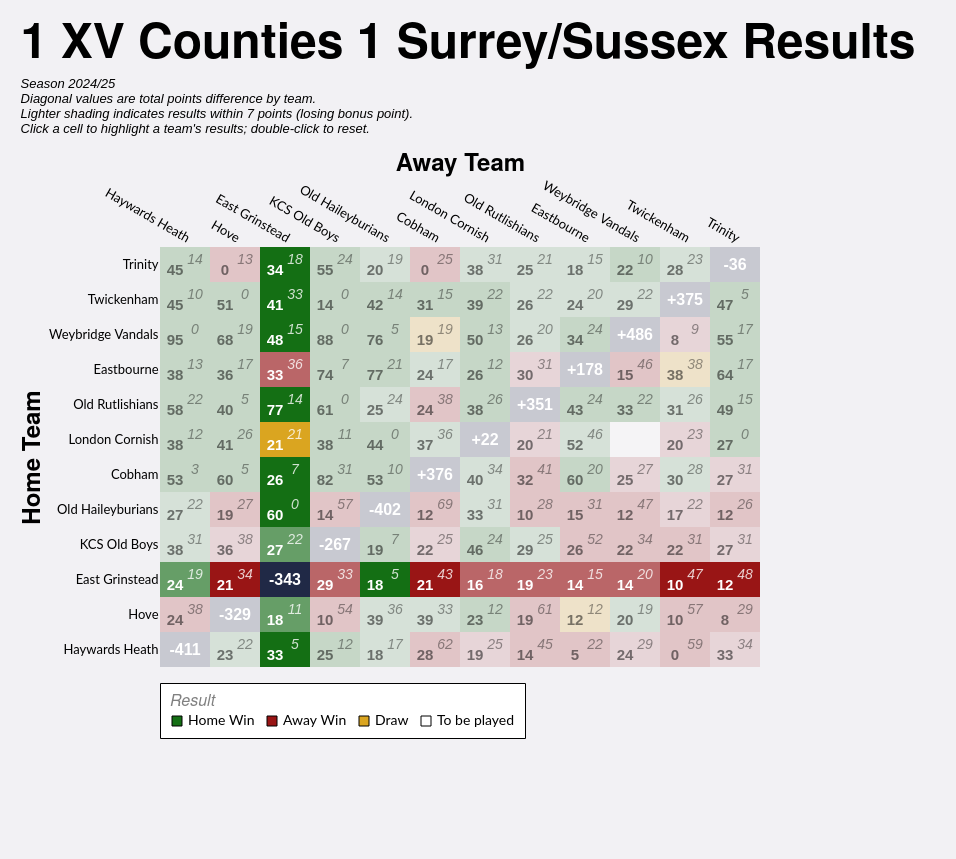

Describe this chart as a Vega-Lite specification.
### Vega-Lite specification from a JSON file in a GitHub repository (floating-point values rounded to 4 significant figures; data arrays with more than 128 entries replaced by an {"elided": "..."} marker saying what was removed)
{"config": {"axis": {"labelFont": "Lato, sans-serif", "titleFont": "PT Sans Narrow, Helvetica Neue, Helvetica, Arial, sans-serif", "labelFontSize": 13, "titleFontSize": 24, "gridColor": "#202947", "gridOpacity": 0.2}, "header": {"labelFont": "PT Sans Narrow, Helvetica Neue, Helvetica, Arial, sans-serif", "titleFont": "PT Sans Narrow, Helvetica Neue, Helvetica, Arial, sans-serif", "labelFontSize": 24, "titleFontSize": 28, "labelFontWeight": "bold", "orient": "left"}, "legend": {"labelFont": "Lato, sans-serif", "titleFont": "PT Sans Narrow, Helvetica Neue, Helvetica, Arial, sans-serif", "labelFontSize": 14, "titleFontSize": 16, "titlePadding": 5, "fillColor": "white", "strokeColor": "black", "padding": 10, "titleFontWeight": "lighter", "titleFontStyle": "italic", "titleColor": "gray", "offset": 10}, "title": {"font": "PT Sans Narrow, Helvetica Neue, Helvetica, Arial, sans-serif", "fontSize": 48, "fontWeight": "bold", "anchor": "start", "align": "center", "titlePadding": 20, "subtitlePadding": 10, "subtitleFontSize": 13, "subtitleColor": "", "subtitleFontStyle": "italic", "offset": 15, "color": "black"}, "axisX": {"labelAngle": 0}, "facet": {"title": null, "header": null, "align": {"row": "each", "column": "each"}}, "resolve": {"scale": {"y": "independent", "facet": "independent"}}, "background": "#f2f1f4", "view": {"stroke": null}}, "layer": [{"data": {"name": "data-630247f28bfadbc3563766472fb3e671"}, "mark": {"type": "rect"}, "encoding": {"color": {"field": "result", "legend": {"columns": 4, "direction": "horizontal", "labelLimit": 200, "offset": 16, "orient": "bottom", "symbolStrokeColor": "black", "symbolStrokeWidth": 1, "values": ["Home Win", "Away Win", "Draw", "To be played"]}, "scale": {"domain": ["Home Win", "Home Win (LBP)", "Away Win", "Away Win (LBP)", "Draw", "To be played", "N/A"], "range": ["#146f14", "#146f14a0", "#991515", "#991515a0", "goldenrod", "white", "#202946"]}, "title": "Result", "type": "nominal"}, "opacity": {"condition": {"test": "datum.home_team == param_10['home_team'] || datum.away_team == param_10['home_team'] || !isValid(param_10['home_team'])", "value": 1.0}, "value": 0.2}, "tooltip": [{"field": "home_team", "title": "Home", "type": "nominal"}, {"field": "away_team", "title": "Away", "type": "nominal"}, {"field": "home_score_text", "title": "Home Score", "type": "nominal"}, {"field": "away_score_text", "title": "Away Score", "type": "nominal"}, {"field": "result", "title": "Result", "type": "nominal"}, {"field": "date", "format": "%d %b %Y", "title": "Date", "type": "temporal"}], "x": {"axis": {"domain": false, "grid": false, "labelAngle": 30, "orient": "top", "ticks": false}, "field": "away_team", "sort": ["Haywards Heath", "Hove", "East Grinstead", "KCS Old Boys", "Old Haileyburians", "Cobham", "London Cornish", "Old Rutlishians", "Eastbourne", "Weybridge Vandals", "Twickenham", "Trinity"], "title": "Away Team", "type": "nominal"}, "y": {"axis": {"domain": false, "grid": false, "ticks": false}, "field": "home_team", "sort": ["Trinity", "Twickenham", "Weybridge Vandals", "Eastbourne", "Old Rutlishians", "London Cornish", "Cobham", "Old Haileyburians", "KCS Old Boys", "East Grinstead", "Hove", "Haywards Heath"], "title": "Home Team", "type": "nominal"}}, "name": "view_7"}, {"data": {"name": "data-630247f28bfadbc3563766472fb3e671"}, "mark": {"type": "text", "fontStyle": "italic", "size": 14, "xOffset": 10, "yOffset": -5}, "encoding": {"color": {"condition": {"test": "datum.home_team == param_10['home_team'] || datum.away_team == param_10['home_team'] || !isValid(param_10['home_team'])", "value": "white"}, "value": "black"}, "opacity": {"condition": {"test": "datum.home_team == param_10['home_team'] || datum.away_team == param_10['home_team'] || !isValid(param_10['home_team'])", "value": 0.8}, "value": 0.4}, "text": {"field": "away_score_text", "type": "nominal"}, "x": {"field": "away_team", "sort": ["Haywards Heath", "Hove", "East Grinstead", "KCS Old Boys", "Old Haileyburians", "Cobham", "London Cornish", "Old Rutlishians", "Eastbourne", "Weybridge Vandals", "Twickenham", "Trinity"], "type": "nominal"}, "y": {"field": "home_team", "sort": ["Trinity", "Twickenham", "Weybridge Vandals", "Eastbourne", "Old Rutlishians", "London Cornish", "Cobham", "Old Haileyburians", "KCS Old Boys", "East Grinstead", "Hove", "Haywards Heath"], "type": "nominal"}}, "transform": [{"filter": "datum.away_score_text != '' && datum.away_score_text != 'WO'"}]}, {"data": {"name": "data-630247f28bfadbc3563766472fb3e671"}, "mark": {"type": "text", "size": 12, "xOffset": 10, "yOffset": -5}, "encoding": {"color": {"condition": {"test": "datum.home_team == param_10['home_team'] || datum.away_team == param_10['home_team'] || !isValid(param_10['home_team'])", "value": "white"}, "value": "black"}, "opacity": {"condition": {"test": "datum.home_team == param_10['home_team'] || datum.away_team == param_10['home_team'] || !isValid(param_10['home_team'])", "value": 0.8}, "value": 0.4}, "text": {"field": "away_score_text", "type": "nominal"}, "x": {"field": "away_team", "sort": ["Haywards Heath", "Hove", "East Grinstead", "KCS Old Boys", "Old Haileyburians", "Cobham", "London Cornish", "Old Rutlishians", "Eastbourne", "Weybridge Vandals", "Twickenham", "Trinity"], "type": "nominal"}, "y": {"field": "home_team", "sort": ["Trinity", "Twickenham", "Weybridge Vandals", "Eastbourne", "Old Rutlishians", "London Cornish", "Cobham", "Old Haileyburians", "KCS Old Boys", "East Grinstead", "Hove", "Haywards Heath"], "type": "nominal"}}, "transform": [{"filter": "datum.away_score_text == 'WO'"}]}, {"data": {"name": "data-630247f28bfadbc3563766472fb3e671"}, "mark": {"type": "text", "fontWeight": "bold", "size": 15, "xOffset": -10, "yOffset": 5}, "encoding": {"color": {"condition": {"test": "datum.home_team == param_10['home_team'] || datum.away_team == param_10['home_team'] || !isValid(param_10['home_team'])", "value": "white"}, "value": "black"}, "opacity": {"condition": {"test": "datum.home_team == param_10['home_team'] || datum.away_team == param_10['home_team'] || !isValid(param_10['home_team'])", "value": 1.0}, "value": 0.5}, "text": {"field": "home_score_text", "type": "nominal"}, "x": {"field": "away_team", "sort": ["Haywards Heath", "Hove", "East Grinstead", "KCS Old Boys", "Old Haileyburians", "Cobham", "London Cornish", "Old Rutlishians", "Eastbourne", "Weybridge Vandals", "Twickenham", "Trinity"], "type": "nominal"}, "y": {"field": "home_team", "sort": ["Trinity", "Twickenham", "Weybridge Vandals", "Eastbourne", "Old Rutlishians", "London Cornish", "Cobham", "Old Haileyburians", "KCS Old Boys", "East Grinstead", "Hove", "Haywards Heath"], "type": "nominal"}}, "transform": [{"filter": "datum.home_score_text != '' && datum.home_score_text != 'WO'"}]}, {"data": {"name": "data-630247f28bfadbc3563766472fb3e671"}, "mark": {"type": "text", "size": 12, "xOffset": -10, "yOffset": 5}, "encoding": {"color": {"condition": {"test": "datum.home_team == param_10['home_team'] || datum.away_team == param_10['home_team'] || !isValid(param_10['home_team'])", "value": "white"}, "value": "black"}, "opacity": {"condition": {"test": "datum.home_team == param_10['home_team'] || datum.away_team == param_10['home_team'] || !isValid(param_10['home_team'])", "value": 1.0}, "value": 0.5}, "text": {"field": "home_score_text", "type": "nominal"}, "x": {"field": "away_team", "sort": ["Haywards Heath", "Hove", "East Grinstead", "KCS Old Boys", "Old Haileyburians", "Cobham", "London Cornish", "Old Rutlishians", "Eastbourne", "Weybridge Vandals", "Twickenham", "Trinity"], "type": "nominal"}, "y": {"field": "home_team", "sort": ["Trinity", "Twickenham", "Weybridge Vandals", "Eastbourne", "Old Rutlishians", "London Cornish", "Cobham", "Old Haileyburians", "KCS Old Boys", "East Grinstead", "Hove", "Haywards Heath"], "type": "nominal"}}, "transform": [{"filter": "datum.home_score_text == 'WO'"}]}, {"data": {"name": "data-631657b6dc9c91f9c741307410d970ad"}, "mark": {"type": "text", "color": "white", "fontWeight": "bold", "size": 16}, "encoding": {"text": {"field": "display_text", "type": "nominal"}, "tooltip": [{"field": "home_team", "title": "Team", "type": "nominal"}, {"field": "display_text", "title": "Points Difference", "type": "nominal"}], "x": {"field": "away_team", "sort": ["Haywards Heath", "Hove", "East Grinstead", "KCS Old Boys", "Old Haileyburians", "Cobham", "London Cornish", "Old Rutlishians", "Eastbourne", "Weybridge Vandals", "Twickenham", "Trinity"], "type": "nominal"}, "y": {"field": "home_team", "sort": ["Trinity", "Twickenham", "Weybridge Vandals", "Eastbourne", "Old Rutlishians", "London Cornish", "Cobham", "Old Haileyburians", "KCS Old Boys", "East Grinstead", "Hove", "Haywards Heath"], "type": "nominal"}}}], "height": {"step": 35}, "padding": {"left": 20, "top": 20, "right": 40, "bottom": 120}, "params": [{"name": "param_10", "select": {"type": "point", "clear": "dblclick", "fields": ["home_team"], "on": "click"}, "value": [{"home_team": "East Grinstead"}], "views": ["view_7"]}], "title": {"text": "1 XV Counties 1 Surrey/Sussex Results", "subtitle": ["Season 2024/25", "Diagonal values are total points difference by team.", "Lighter shading indicates results within 7 points (losing bonus point).", "Click a cell to highlight a team's results; double-click to reset."]}, "width": {"step": 50}, "$schema": "https://vega.github.io/schema/vega-lite/v5.20.1.json", "datasets": {"data-630247f28bfadbc3563766472fb3e671": {"elided": "144 records"}, "data-631657b6dc9c91f9c741307410d970ad": [{"home_team": "Cobham", "away_team": "Cobham", "match_id": null, "date": "", "home_score": null, "away_score": null, "home_walkover": null, "away_walkover": null, "result": "N/A", "home_score_text": "", "away_score_text": "", "wo_result": "", "score_text": "", "display_text": "+376", "is_diagonal": true, "result_simple": "N/A"}, {"home_team": "East Grinstead", "away_team": "East Grinstead", "match_id": null, "date": "", "home_score": null, "away_score": null, "home_walkover": null, "away_walkover": null, "result": "N/A", "home_score_text": "", "away_score_text": "", "wo_result": "", "score_text": "", "display_text": "-343", "is_diagonal": true, "result_simple": "N/A"}, {"home_team": "Eastbourne", "away_team": "Eastbourne", "match_id": null, "date": "", "home_score": null, "away_score": null, "home_walkover": null, "away_walkover": null, "result": "N/A", "home_score_text": "", "away_score_text": "", "wo_result": "", "score_text": "", "display_text": "+178", "is_diagonal": true, "result_simple": "N/A"}, {"home_team": "Haywards Heath", "away_team": "Haywards Heath", "match_id": null, "date": "", "home_score": null, "away_score": null, "home_walkover": null, "away_walkover": null, "result": "N/A", "home_score_text": "", "away_score_text": "", "wo_result": "", "score_text": "", "display_text": "-411", "is_diagonal": true, "result_simple": "N/A"}, {"home_team": "Hove", "away_team": "Hove", "match_id": null, "date": "", "home_score": null, "away_score": null, "home_walkover": null, "away_walkover": null, "result": "N/A", "home_score_text": "", "away_score_text": "", "wo_result": "", "score_text": "", "display_text": "-329", "is_diagonal": true, "result_simple": "N/A"}, {"home_team": "KCS Old Boys", "away_team": "KCS Old Boys", "match_id": null, "date": "", "home_score": null, "away_score": null, "home_walkover": null, "away_walkover": null, "result": "N/A", "home_score_text": "", "away_score_text": "", "wo_result": "", "score_text": "", "display_text": "-267", "is_diagonal": true, "result_simple": "N/A"}, {"home_team": "London Cornish", "away_team": "London Cornish", "match_id": null, "date": "", "home_score": null, "away_score": null, "home_walkover": null, "away_walkover": null, "result": "N/A", "home_score_text": "", "away_score_text": "", "wo_result": "", "score_text": "", "display_text": "+22", "is_diagonal": true, "result_simple": "N/A"}, {"home_team": "Old Haileyburians", "away_team": "Old Haileyburians", "match_id": null, "date": "", "home_score": null, "away_score": null, "home_walkover": null, "away_walkover": null, "result": "N/A", "home_score_text": "", "away_score_text": "", "wo_result": "", "score_text": "", "display_text": "-402", "is_diagonal": true, "result_simple": "N/A"}, {"home_team": "Old Rutlishians", "away_team": "Old Rutlishians", "match_id": null, "date": "", "home_score": null, "away_score": null, "home_walkover": null, "away_walkover": null, "result": "N/A", "home_score_text": "", "away_score_text": "", "wo_result": "", "score_text": "", "display_text": "+351", "is_diagonal": true, "result_simple": "N/A"}, {"home_team": "Trinity", "away_team": "Trinity", "match_id": null, "date": "", "home_score": null, "away_score": null, "home_walkover": null, "away_walkover": null, "result": "N/A", "home_score_text": "", "away_score_text": "", "wo_result": "", "score_text": "", "display_text": "-36", "is_diagonal": true, "result_simple": "N/A"}, {"home_team": "Twickenham", "away_team": "Twickenham", "match_id": null, "date": "", "home_score": null, "away_score": null, "home_walkover": null, "away_walkover": null, "result": "N/A", "home_score_text": "", "away_score_text": "", "wo_result": "", "score_text": "", "display_text": "+375", "is_diagonal": true, "result_simple": "N/A"}, {"home_team": "Weybridge Vandals", "away_team": "Weybridge Vandals", "match_id": null, "date": "", "home_score": null, "away_score": null, "home_walkover": null, "away_walkover": null, "result": "N/A", "home_score_text": "", "away_score_text": "", "wo_result": "", "score_text": "", "display_text": "+486", "is_diagonal": true, "result_simple": "N/A"}]}}
